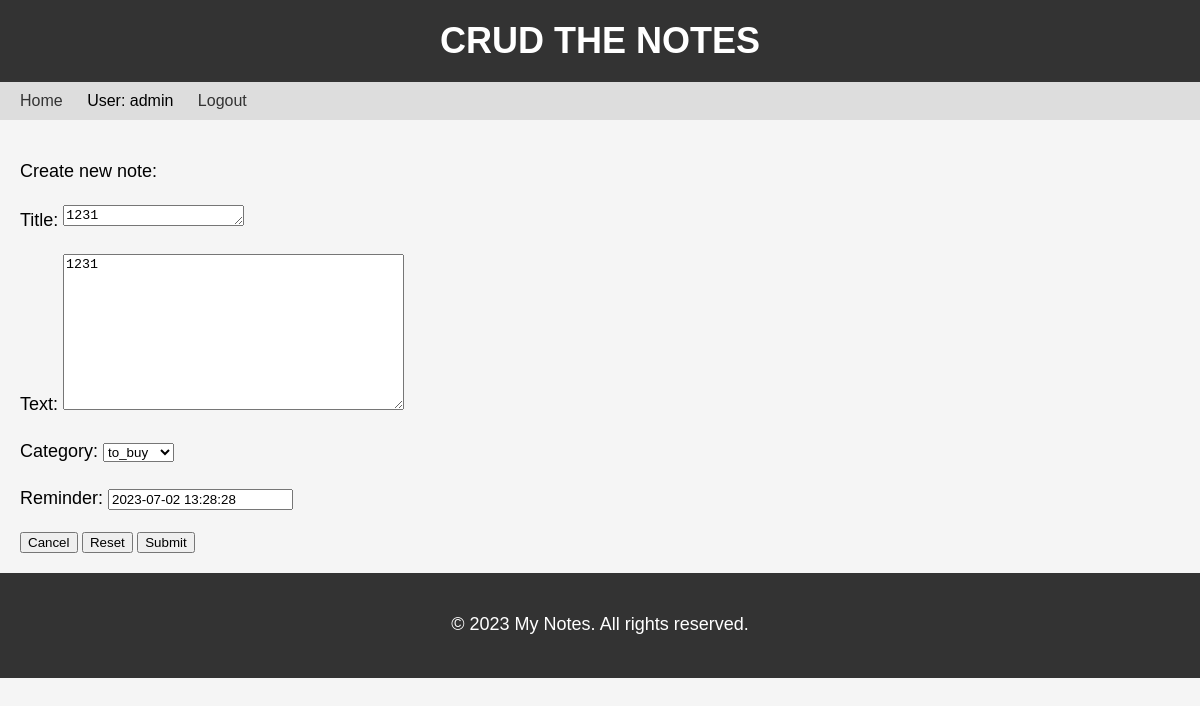
/note_13/u/ (signed in), run on the app's committed database.
### notes/models.py (models this page shows, shortened)
class Notes(models.Model):
    title = models.CharField(max_length=200)
    text = models.TextField()
    reminder = models.DateTimeField(auto_now=False)
    category = models.ForeignKey(Category, on_delete=models.CASCADE, related_name='notes', null=True, blank=False)
    user = models.ForeignKey(User, on_delete=models.SET_NULL, null=True, blank=False)

class Category(models.Model):
    title = models.CharField(max_length=200)
    def __str__(self):
        return self.title

### notes/views.py (the view)
# urls.py: path('note_<int:note_id>/u/', views.note_update, name='note_update'),
@login_required
def note_update(request, note_id):
    note = Notes.objects.get(id=note_id)
    if request.user.id != note.user_id:
        return render(request, 'notes/notification.html', {'text': 'Access denied. Not yours to be edited'})
    if request.method == 'GET':
        form = NoteForm(instance=note)
        return render(request, 'notes/note.html', {'form': form})
    else:
        form = NoteForm(request.POST, instance=note)
        if form.is_valid():
            note.save()
            return HttpResponse('thanks')

### notes/forms.py
class NoteForm(forms.ModelForm):
    class Meta:
        model = Notes
        fields = ('title', 'text', 'category', 'reminder')
        widgets = {'title': forms.Textarea(attrs={'cols': "20", "rows": "1"})}

### notes/templates/notes/note.html (shortened to what this page needs)
{% extends 'base.html' %}
{% block headline %}
    <p>Create new note:</p>
{% endblock %}
{% block content %}
    <form method="post">
        {{ form.as_p }}
        <input type="button" value="Cancel">
        <input type="reset">
        <input type="submit" value="Submit">
    </form>
{% endblock %}

### templates/base.html (shortened to what this page needs)
{% load static %}
<!DOCTYPE html>
<html lang="en">
<head>
    <link rel="stylesheet" href="{% static 'css/base.css' %}">
</head>
<body>
	<header>
		<h1>CRUD the notes</h1>
	</header>
	<nav>
		<ul>
			<li><a href="/index/">Home</a></li>
            {% if user.is_authenticated %}
                <li>User: {{ user.get_username }}</li>
                <li><a href="{% url 'logout' %}?next={{ request.path }}">Logout</a></li>
            {% else %}
                <li><a href="{% url 'login' %}?next={{ request.path }}">Login</a></li>
            {% endif %}
		</ul>
	</nav>
	<main>
        {% block headline %}{% endblock %}
		{% block content %}{% endblock %}
	</main>
	<footer>
		<p>&copy; 2023 My Notes. All rights reserved.</p>
	</footer>
</body>
</html>

### static/css/base.css (style rules this page uses)
body { background-color: #f5f5f5; font-family: Arial, sans-serif; margin: 0; padding: 0; }
header { background-color: #333; color: #fff; padding: 20px; text-align: center; }
h1 { margin: 0; font-size: 36px; text-transform: uppercase; }
nav { background-color: #ddd; padding: 10px; }
nav ul { list-style-type: none; margin: 0; padding: 0; }
nav ul li { display: inline-block; margin-right: 10px; }
nav ul li a { color: #333; text-decoration: none; padding: 10px; }
main { padding: 20px; text-align: left; }
p { font-size: 18px; line-height: 1.5; margin-bottom: 20px; }
footer { background-color: #333; color: #fff; padding: 20px; text-align: center; }

### data on the page
Notes: title "1231", text "1231", category "to_buy", reminder "2023-07-02 13:28:28"

### other printed values
{{ user.get_username }} "admin"
